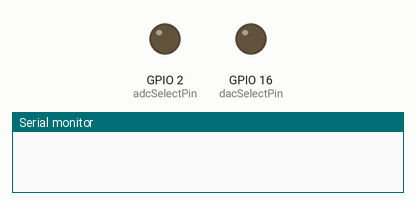
Recording of a program running on a simulated ESP32. Parts: output pins drawn as LEDs (lit = HIGH), the last lines printed to the serial monitor.

Above: at 0.0 s.
At 0.6 s:
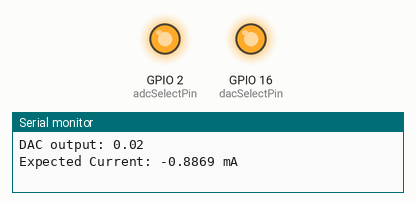
Timing chart, 0 to 2.1 s (numbered marks = the images above):
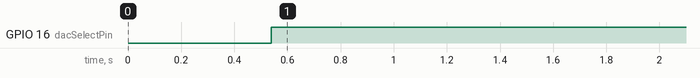

The program:

main.cpp
```cpp
//Connect resistor between VDS_BUFF and GND. Compared measured current to expected current.
//DAC channels:
//  0: VGS2_RAW
//  1: VGS1_RAW
//  2: VGS3_RAW
//  3: VDS_RAW
//  4: VGS4_RAW
//  5: VGS6_RAW
//  6: VGS5_RAW

#include <Arduino.h>
#include <SPI.h>

//uninitalised pointers to SPI objects
SPIClass * vspi = NULL;

static const unsigned long spiClk = 4000000;

const int dacSelectPin = 16;
const int adcSelectPin = 2;

//CHANGE THIS TO MATCH RESISTOR BEING USED
const float test_resistor = 1100;  //resistor used to test transimpedance amp; placed between drain and source voltages

void setupDac();
void writeDac(unsigned int chan, unsigned int val);
float readAdc();

void setup() {
  vspi = new SPIClass(VSPI);
  vspi->begin();

  Serial.begin(115200); //begin serial comms
  delay(500); //wait a bit (100 ms)

  pinMode(dacSelectPin, OUTPUT);
  pinMode(adcSelectPin, OUTPUT);

  digitalWrite(dacSelectPin, HIGH);
  digitalWrite(adcSelectPin, HIGH);

  setupDac();
}

void loop() {
  for (int i = 0; i <= 10; i++) {

    int vds_bin = 50 + 400 * i;  //sweep Vds from 0V to 2V
    float vds = vds_bin/4096.0*2.0;

    writeDac(3, vds_bin);  //channel 3 is for Vds raw

    Serial.println();
    Serial.println("DAC output: " + String(vds));
    Serial.println("Expected Current: " + String((vds - 1.0)/test_resistor*1000, 4) + " mA");
    delay(1000);
    float transimp_out = readAdc()/4096.0 * 2.0;
    //Serial.println("ADC voltage reading: " + String(transimp_out, 4));
    Serial.println("Measured Current: " + String((1.0 - transimp_out), 4) + " mA");

    delay(4000);
  }

}

//Note: The DAC (AD5328) operates in SPI Mode 1 (data is sampled on the falling edge of the clock)
void setupDac() {
  vspi->beginTransaction(SPISettings(spiClk, MSBFIRST, SPI_MODE1));
  digitalWrite(dacSelectPin, LOW);
  vspi->transfer16(0b1 << 15);   //set up DAC with gain of 1, unbuffered on all channels
  digitalWrite(dacSelectPin, HIGH);
  vspi->endTransaction();


  vspi->beginTransaction(SPISettings(spiClk, MSBFIRST, SPI_MODE1));
  digitalWrite(dacSelectPin, LOW);
  vspi->transfer16(0b1010000000000000);   //set up DAC with with LDAC low, DAC registers update continuously
  digitalWrite(dacSelectPin, HIGH);
  vspi->endTransaction();

}

//Note: The DAC (AD5328) operates in SPI Mode 1 (data is sampled on the falling edge of the clock)
void writeDac(unsigned int chan, unsigned int val) {
  vspi->beginTransaction(SPISettings(spiClk, MSBFIRST, SPI_MODE1));
  digitalWrite(dacSelectPin, LOW);
  vspi->transfer16(((0b111 & chan) << 12) + val);   //bits 14 through 12 for channel select, lower 12 bits for DAC data
  digitalWrite(dacSelectPin, HIGH);
  vspi->endTransaction();
}

//Note: The ADC (AD7274) operates in SPI Mode 0 (data is sampled on the rising edge of the clock)
float readAdc() {
  word adc_stream;
  vspi->beginTransaction(SPISettings(spiClk, MSBFIRST, SPI_MODE0));
  digitalWrite(adcSelectPin, LOW);
  adc_stream = vspi->transfer16(0);   //read ADC data
  digitalWrite(adcSelectPin, HIGH);
  vspi->endTransaction();
  //Serial.print("ADC stream: ");
  //Serial.println(adc_stream, BIN);
  return (~(0b11 << 14) & adc_stream) >> 2;   //ignore the first two bits and the last two bits of the adc data
}
```

Measured:
- by itself, GPIO 16 (dacSelectPin): LOW → HIGH at 0.54 s
